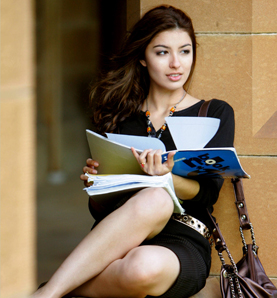
#> input picture handdetection/Face_Dataset/Pratheepan_Dataset/FacePhoto/0520962400.jpg, 277 x 298 px; its folder holds only this picture in this run
$ python SkinProbabiltyMap.py
#> lines starting #> are read from the running program, lines starting #| are printed output that depends on the picture
import cv2
import numpy as np
import os
import datetime
class SkinProbabiltyMap:

    hist_bin = np.array((100,100))
    low_range = np.array((0.2,0.3))
    high_range = np.array((0.4,0.5))
    skin_histogram = np.zeros((100,100),np.float32)
    non_skin_histogram = np.zeros((100,100),np.float32)
    hsv_skin_histogram = np.zeros((100,100),np.float32)
    hsv_non_skin_histogram = np.zeros((100,100),np.float32)

    def __init__(self):
        originalDir = "Face_Dataset/Pratheepan_Dataset/FacePhoto/"
        binaryDir = "Face_Dataset/Ground_Truth/GroundT_FacePhoto/"
        for file in os.listdir(originalDir):
            completeInputFile = originalDir + file
            file = str.replace(file,"jpg","png")
            file = str.replace(file,"jpeg","png")
            binaryImageFile = binaryDir + file
            trainImage = cv2.imread(completeInputFile)
#> trainImage is the input picture: shape (298, 277, 3); mean B, G, R 84.1, 109.9, 129.3
            mask = cv2.imread(binaryImageFile)[:,:,0]
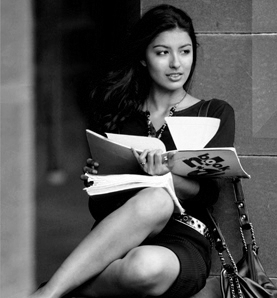
#> mask: shape (298, 277); min 0, max 255, mean 84.1
            self.fit(trainImage,mask)

    # [7 lines left out: function bootstrap, not called in this run]

    def fit(self,image,mask):
        notMask = cv2.bitwise_not(mask)
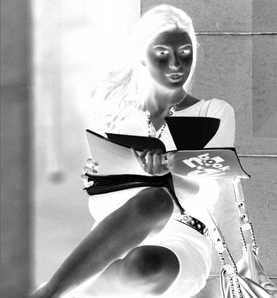
#> notMask: shape (298, 277); min 0, max 255, mean 170.9
        nrgb = self.normalizeRGB(image)
        skin_histogram = self.calc_rgb_hist(nrgb, mask)
        non_skin_histogram = self.calc_rgb_hist(nrgb,notMask)
        self.skin_histogram = cv2.add(self.skin_histogram,skin_histogram)
        self.non_skin_histogram = cv2.add(self.non_skin_histogram, non_skin_histogram)

        nrgb = cv2.cvtColor(image,cv2.COLOR_RGB2HSV)
        hsv_skin_histogram = self.calc_rgb_hist(nrgb, mask)
        hsv_non_skin_histogram = self.calc_rgb_hist(nrgb,notMask)
        self.hsv_skin_histogram = cv2.add(self.hsv_skin_histogram,hsv_skin_histogram)
        self.hsv_non_skin_histogram = cv2.add(self.hsv_non_skin_histogram, hsv_non_skin_histogram)

        # [10 lines of commented-out code are left out]

    # [48 lines left out: function predict, not called in this run]

    """def predict(self,image):
        size = image.shape[0]*image.shape[1]
        nrgb = self.normalizeRGB(image)
        hsv = cv2.cvtColor(image,cv2.COLOR_RGB2HSV)
        ndarray = np.reshape(nrgb, (nrgb.shape[0] * nrgb.shape[1], 3))
        hsvndArrap = np.reshape(hsv, (hsv.shape[0] * hsv.shape[1], 3))

        # [10 lines of commented-out code are left out]

        start = datetime.datetime.now()
        final = self.predictLoop3(ndarray,hsvndArrap,size)
        message = "Iteration3 -" + str(datetime.datetime.now() - start)
        print(message)
        #final = cv2.bitwise_and(prediction[0], prediction[1])
        reshape = np.reshape(final, (image.shape[0], image.shape[1]))
        return reshape"""

    # [76 lines left out: functions predictLoop2, predictLoop3, predictLoop, not called in this run]

    def normalizeRGB(self,img):
        img_yuv = cv2.cvtColor(img, cv2.COLOR_BGR2YUV)
#> img_yuv: shape (298, 277, 3); mean of channels 0, 1, 2 112.7, 113.9, 142.6
        img_yuv[:,:,0] = cv2.equalizeHist(img_yuv[:,:,0])
#> img_yuv: shape (298, 277, 3); mean of channels 0, 1, 2 125.3, 113.9, 142.6
        img_output = cv2.cvtColor(img_yuv, cv2.COLOR_YUV2BGR)
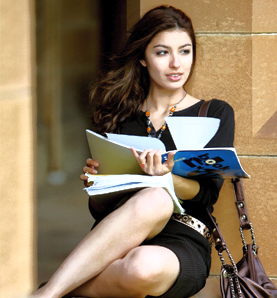
#> img_output: shape (298, 277, 3); mean B, G, R 96.3, 122.4, 141.7
        return img_output

    # [27 lines left out: functions visualiseHist, getNormalisedRGB, not called in this run]

    def calc_rgb_hist(self,nrgb,mask):
        return cv2.calcHist([nrgb], [0,1], mask, [100,100], [0,255,0,255],True,False)
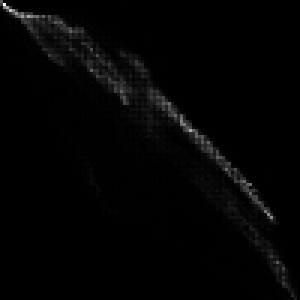
#> returned value: shape (100, 100) float32 (shown 3 times larger); min 0, max 490, mean 7.4; drawn with min black and max white

if __name__ == "__main__":
    spm = SkinProbabiltyMap()
#> in calc_rgb_hist (call 2), `return cv2.calcHist([nrgb], [0,1], mask, [100,100], [0,255,0,255],True..`:
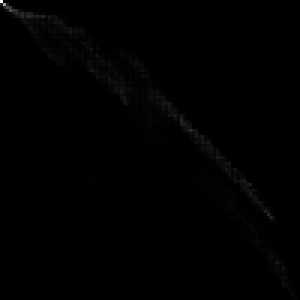
#> returned value: shape (100, 100) float32 (shown 3 times larger); min 0, max 1856, mean 7.9; drawn with min black and max white
#> in fit, `nrgb = cv2.cvtColor(image,cv2.COLOR_RGB2HSV)`: nrgb: shape (298, 277, 3); mean H, S, V 94.7, 121.4, 132.6
    start = datetime.datetime.now()
    #imageToTest = cv2.imread("Images/josh-hartnett-Poster-thumb.jpg")
#> (the run stopped early here; a loop or call above may not have finished)

$ run again, on handdetection/Face_Dataset/Pratheepan_Dataset/FacePhoto/Aishwarya-Rai_20091229_aatheory.jpg
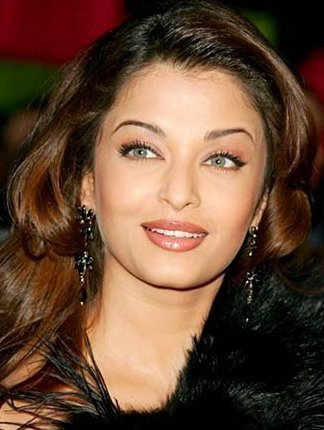
#> input picture handdetection/Face_Dataset/Pratheepan_Dataset/FacePhoto/Aishwarya-Rai_20091229_aatheory.jpg, 324 x 430 px
#> in __init__, trainImage is the input picture: shape (430, 324, 3); mean B, G, R 54.1, 73.4, 103.1
#> in normalizeRGB, `img_output = cv2.cvtColor(img_yuv, cv2.COLOR_YUV2BGR)`:
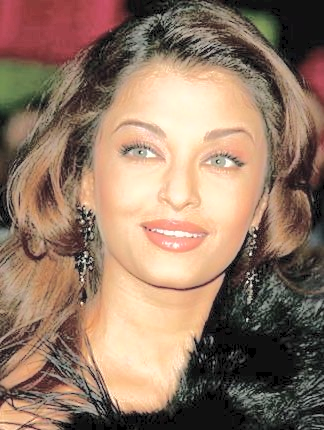
#> img_output: shape (430, 324, 3); mean B, G, R 101.4, 120.5, 147.5
#> in calc_rgb_hist, `return cv2.calcHist([nrgb], [0,1], mask, [100,100], [0,255,0,255],True..`:
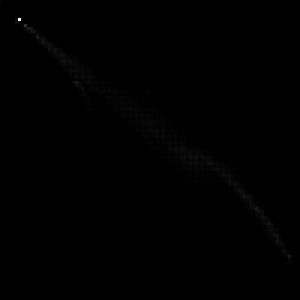
#> returned value: shape (100, 100) float32 (shown 3 times larger); min 0, max 6206, mean 12.6; drawn with min black and max white
#> nrgb: shape (430, 324, 3); mean H, S, V 94.7, 142, 103.9

$ run again, on handdetection/Face_Dataset/Pratheepan_Dataset/FacePhoto/Kishani_-__n_-_5.jpeg
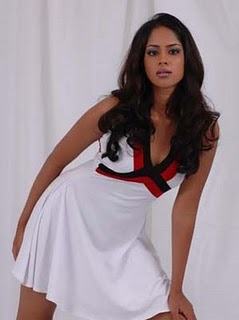
#> input picture handdetection/Face_Dataset/Pratheepan_Dataset/FacePhoto/Kishani_-__n_-_5.jpeg, 239 x 320 px
#> in __init__, trainImage is the input picture: shape (320, 239, 3); mean B, G, R 152.7, 146.4, 160.4
#> in normalizeRGB, `img_output = cv2.cvtColor(img_yuv, cv2.COLOR_YUV2BGR)`:
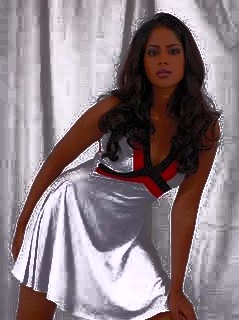
#> img_output: shape (320, 239, 3); mean B, G, R 130.9, 125.1, 139.4
#> in calc_rgb_hist, `return cv2.calcHist([nrgb], [0,1], mask, [100,100], [0,255,0,255],True..`:
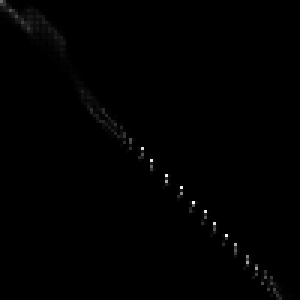
#> returned value: shape (100, 100) float32 (shown 3 times larger); min 0, max 1618, mean 7.3; drawn with min black and max white
#> nrgb: shape (320, 239, 3); mean H, S, V 147.3, 45.1, 164.1

$ run again, on handdetection/Face_Dataset/Pratheepan_Dataset/FacePhoto/Matthew_narrowweb__300x381,0.jpg
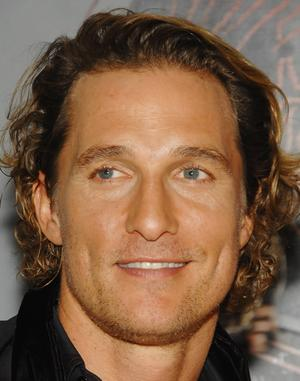
#> input picture handdetection/Face_Dataset/Pratheepan_Dataset/FacePhoto/Matthew_narrowweb__300x381,0.jpg, 300 x 381 px
#> in __init__, trainImage is the input picture: shape (381, 300, 3); mean B, G, R 70.8, 94.4, 125.5
#> in fit, `notMask = cv2.bitwise_not(mask)`:
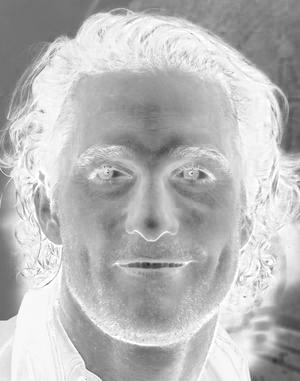
#> notMask: shape (381, 300); min 35, max 255, mean 184.2
#> nrgb: shape (381, 300, 3); mean H, S, V 98, 107.2, 125.6
#> in calc_rgb_hist (call 3), `return cv2.calcHist([nrgb], [0,1], mask, [100,100], [0,255,0,255],True..`:
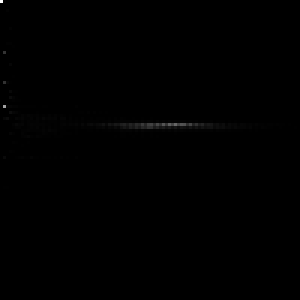
#> returned value: shape (100, 100) float32 (shown 3 times larger); min 0, max 6509, mean 11.4; drawn with min black and max white
